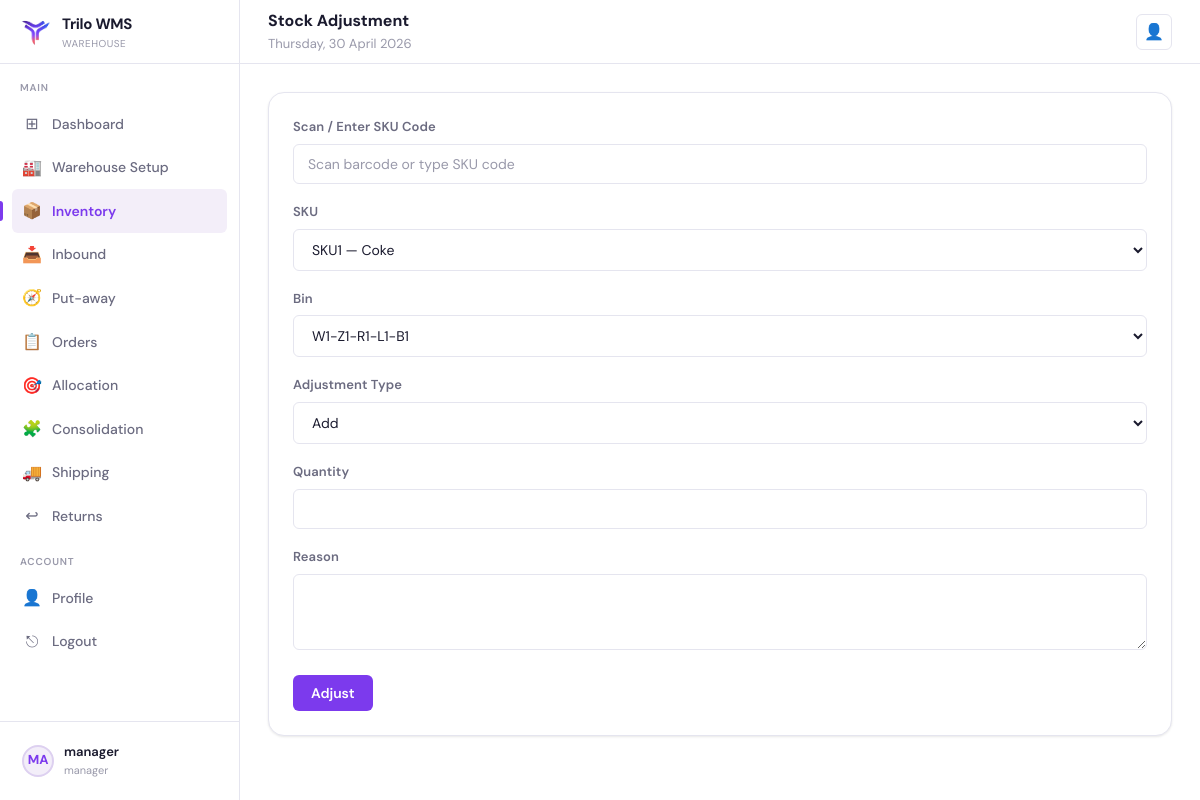
The app's page /inventory/adjustment/ (signed in) with its own data.
### core/models.py (models this page shows, shortened)
class User(AbstractUser):
    class Role(models.TextChoices):
        ADMIN = "admin", "Admin"
        MANAGER = "manager", "Manager"
        PICKER = "picker", "Picker"
        PUTAWAY = "putaway", "Putaway"
        PACKER = "packer", "Packer"
    role = models.CharField(max_length=20, choices=Role.choices, default=Role.PICKER)
    employee_id = models.CharField(max_length=32, unique=True)
    warehouse = models.CharField(max_length=120, blank=True, null=True)
    assigned_warehouse = models.ForeignKey(
        "Warehouse",
        on_delete=models.SET_NULL,
        null=True,
        blank=True,
        related_name="workers",
    )

### core/views.py (the view, shortened to what this page needs)
# urls.py: path("inventory/adjustment/", views.stock_adjustment, name="stock_adjustment"),
@login_required
@role_required("admin", "manager")
@require_http_methods(["GET", "POST"])
def stock_adjustment(request):
    return render(
        request,
        "inventory/stock_adjustment.html",
        {
            "rows": Inventory.objects.select_related("sku", "warehouse", "bin"),
            "skus": SKU.objects.order_by("sku_code"),
            "bins": Bin.objects.select_related("level__rack__zone__warehouse").order_by("bin_code"),
            "today_str": now_date_str(),
        },
    )

### core/utils.py (called while the page is built)
def now_date_str() -> str:
    return timezone.localdate().strftime("%A, %d %B %Y")

### core/templates/inventory/stock_adjustment.html (shortened to what this page needs)
{% extends "base.html" %}
{% block header_title %}Stock Adjustment{% endblock %}
{% block content %}
<div class="card"><div class="card-body">
  <form method="post">{% csrf_token %}
    <div class="form-group"><label class="form-label">Scan / Enter SKU Code</label><input class="form-control" id="scanSku" placeholder="Scan barcode or type SKU code"></div>
    <div class="form-group"><label class="form-label">SKU</label><select class="form-control" name="sku_id">{% for s in skus %}<option value="{{ s.id }}">{{ s.sku_code }} — {{ s.name }}</option>{% endfor %}</select></div>
    <div class="form-group"><label class="form-label">Bin</label><select class="form-control" name="bin_id">{% for b in bins %}<option value="{{ b.id }}">{{ b.bin_code }}</option>{% endfor %}</select></div>
    <div class="form-group"><label class="form-label">Adjustment Type</label><select class="form-control" name="adjustment_type"><option value="add">Add</option><option value="remove">Remove</option></select></div>
    <div class="form-group"><label class="form-label">Quantity</label><input class="form-control" type="number" name="quantity" required></div>
    <div class="form-group"><label class="form-label">Reason</label><textarea class="form-control" name="reason" rows="3"></textarea></div>
    <button class="btn btn-primary" type="submit">Adjust</button>
  </form>
</div></div>
{% endblock %}

### core/templates/base.html (shortened to what this page needs)
{% load static %}
<!DOCTYPE html>
<html lang="en">
<head>
  <link rel="stylesheet" href="{% static 'css/base.css' %}"/>
</head>
<body class="{% block body_class %}{% endblock %}">
  {% block layout %}
  <div class="layout">
    <aside class="sidebar">
      <div class="sidebar-logo">
        <div class="logo-icon"><img src="{% static 'images/TriloLogo.png' %}" alt="Trilo WMS" width="32" height="32" /></div>
        <div>
          <div class="logo-text">Trilo WMS</div>
          <div class="logo-sub">Warehouse</div>
        </div>
      </div>
      <nav class="sidebar-nav">
        <div class="nav-section-label">Main</div>
        <a class="nav-item {% if request.path == '/dashboard/' %}active{% endif %}" href="/dashboard/">
          <span class="nav-icon">⊞</span> Dashboard
        </a>
        {% if request.user.role == 'manager' %}
          <a class="nav-item {% if request.path|slice:":11" == '/warehouse/' %}active{% endif %}" href="/warehouse/">
            <span class="nav-icon">🏭</span> Warehouse Setup
          </a>
          <a class="nav-item {% if request.path|slice:":11" == '/inventory/' %}active{% endif %}" href="/inventory/">
            <span class="nav-icon">📦</span> Inventory
          </a>
          <a class="nav-item {% if request.path|slice:":9" == '/inbound/' %}active{% endif %}" href="/inbound/">
            <span class="nav-icon">📥</span> Inbound
          </a>
          <a class="nav-item {% if request.path|slice:":18" == '/inbound/putaway/' %}active{% endif %}" href="/inbound/putaway/tasks/">
            <span class="nav-icon">🧭</span> Put-away
          </a>
          <a class="nav-item {% if request.path|slice:":8" == '/orders/' %}active{% endif %}" href="/orders/">
            <span class="nav-icon">📋</span> Orders
          </a>
          <a class="nav-item {% if request.path|slice:":12" == '/allocation/' %}active{% endif %}" href="/allocation/">
            <span class="nav-icon">🎯</span> Allocation
          </a>
          <a class="nav-item {% if request.path|slice:":15" == '/consolidation/' %}active{% endif %}" href="/consolidation/">
            <span class="nav-icon">🧩</span> Consolidation
          </a>
          <a class="nav-item {% if request.path|slice:":10" == '/shipping/' %}active{% endif %}" href="/shipping/">
            <span class="nav-icon">🚚</span> Shipping
          </a>
          <a class="nav-item {% if request.path|slice:":9" == '/returns/' %}active{% endif %}" href="/returns/">
            <span class="nav-icon">↩</span> Returns
          </a>
        {% endif %}
        <div class="nav-section-label">Account</div>
        <a class="nav-item {% if request.path == '/profile/' %}active{% endif %}" href="/profile/">
          <span class="nav-icon">👤</span> Profile
        </a>
        <a class="nav-item" href="/logout/"><span class="nav-icon">⎋</span> Logout</a>
      </nav>
      <div class="sidebar-footer">
        <a class="sidebar-user" href="/profile/">
          <div class="user-avatar">{{ request.user.get_full_name|default:request.user.username|slice:":2"|upper }}</div>
          <div class="user-info">
            <div class="user-name">{{ request.user.get_full_name|default:request.user.username }}</div>
            <div class="user-role">{{ request.user.role|default:"" }}</div>
          </div>
        </a>
      </div>
    </aside>
    <header class="header">
      <div style="flex:1">
        <div class="header-title">{% block header_title %}Dashboard{% endblock %}</div>
        <div class="header-breadcrumb">{% block header_subtitle %}{{ today_str }}{% endblock %}</div>
      </div>
      <div class="header-actions">
        <a class="header-btn" href="/profile/" title="Profile">👤</a>
      </div>
    </header>
    <main class="main">
      {% block content %}{% endblock %}
    </main>
  </div>
  {% endblock %}
</body>
</html>

### records on screen
User: user.get_full_name "MA", user.get_full_name "manager", user.role "manager"

### other values on screen
{{ today_str }} "Thursday, 30 April 2026"
form field sku_id "SKU1 — Coke"
form field bin_id "W1-Z1-R1-L1-B1"
